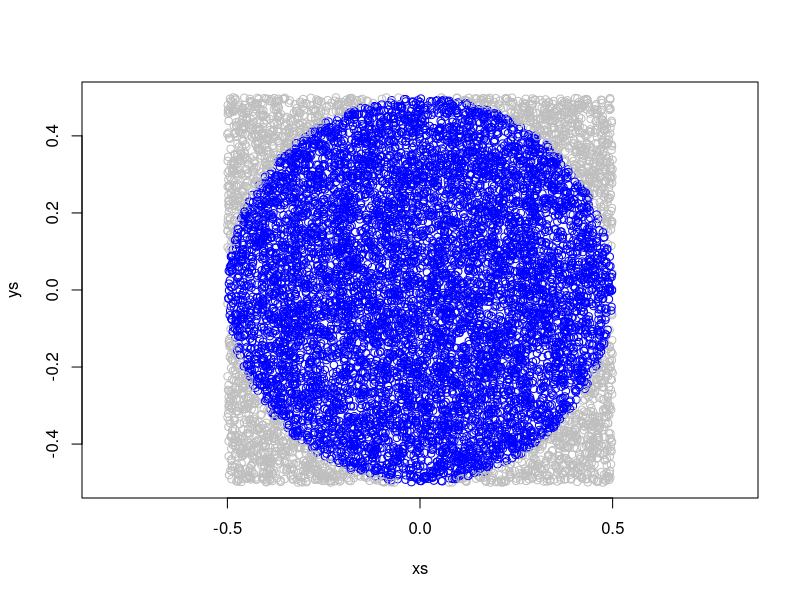

R code for this plot:
# estimate pi by calculating how many points are inside the circle

runs <-10000

xs <- runif(runs,min=-0.5, max= 0.5)
ys <- runif(runs,min=-0.5, max= 0.5)

in_circle <-xs^2 + ys^2 <= 0.5^2

plot(xs,ys,col=ifelse(in_circle,"blue","grey"),asp=1)


mc_pi <- (sum(in_circle)/runs) *4
mc_pi
